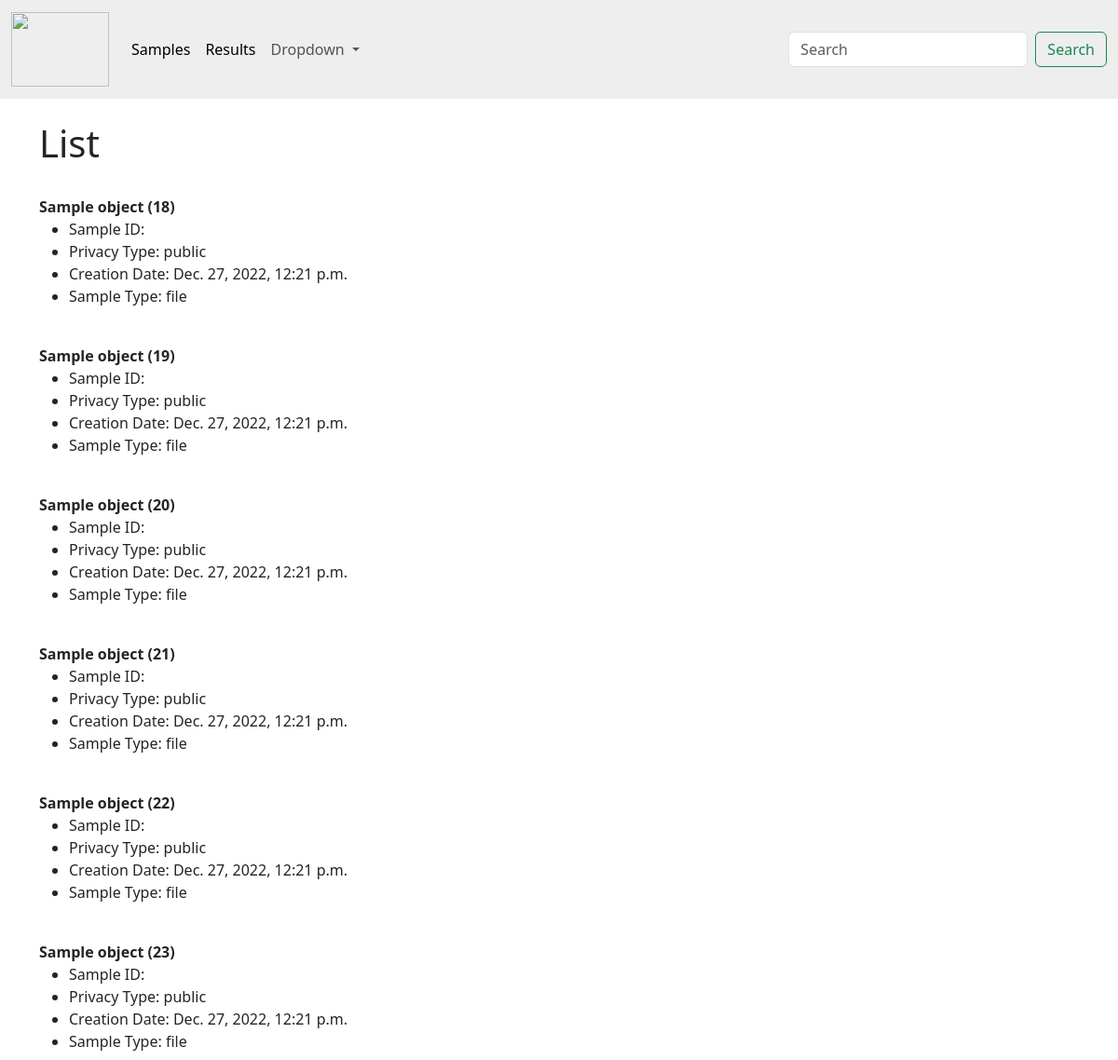
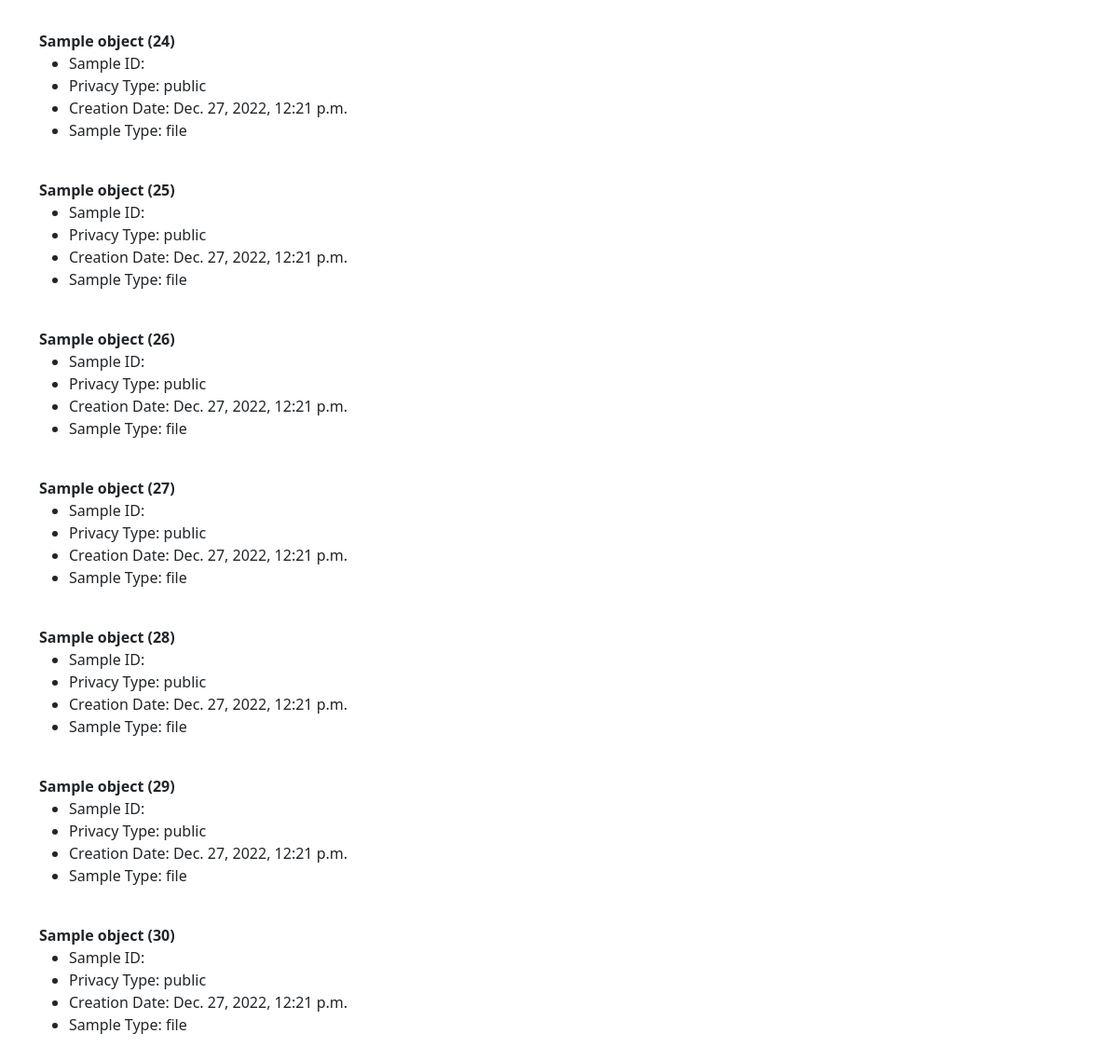
Page /list on the committed database (2 pictures, top to bottom).
### mainapp/models.py (models this page shows, shortened)
class Sample(models.Model):
	ReportID = models.IntegerField("UserID", null=True)
	models.ManyToOneRel(field= Report, field_name='Report_ID', to=ReportID ,on_delete=models.RESTRICT)
	Privacy_Type = models.CharField('Privacy Type', max_length=8)
	Create_Date = models.DateTimeField('Creation Date')
	Sample_Type = models.CharField("Sample Type", max_length=5)
	UserID = models.IntegerField("UserID", null=True)
	models.ManyToOneRel(field= FahisUser, field_name='User_ID', to=UserID ,on_delete=models.RESTRICT)
	Sample_Address = models.TextField("Sample Address", null=True)

### mainapp/views.py (the view)
# urls.py: path('list', views.dbList, name="db-list"),
def dbList(rquest):
	sample_list = Sample.objects.all()
	return render(rquest, 'mainapp/dbList.html', {'sample_list': sample_list})

### mainapp/templates/mainapp/dbList.html
{% extends 'mainapp/base.html' %}
{% block content %}
	<h1>List</h1><br/>
	{% for sample in sample_list %}
		<strong>{{ sample }}</strong>
		<ul>
		<li>Sample ID: {{ sample.Sample_ID }}</li>
		<li>Privacy Type: {{ sample.Privacy_Type }}</li>
		<li>Creation Date: {{ sample.Create_Date }}</li>
		<li>Sample Type: {{ sample.Sample_Type }}</li>
		</ul>
		<br/>
	{% endfor %}
{% endblock %}

### rows in the picture
Sample: id "Sample object (18)", Privacy_Type "public", Create_Date "Dec. 27, 2022, 12:21 p.m.", Sample_Type "file"
Sample: id "Sample object (19)", Privacy_Type "public", Create_Date "Dec. 27, 2022, 12:21 p.m.", Sample_Type "file"
Sample: id "Sample object (20)", Privacy_Type "public", Create_Date "Dec. 27, 2022, 12:21 p.m.", Sample_Type "file"
Sample: id "Sample object (21)", Privacy_Type "public", Create_Date "Dec. 27, 2022, 12:21 p.m.", Sample_Type "file"
Sample: id "Sample object (22)", Privacy_Type "public", Create_Date "Dec. 27, 2022, 12:21 p.m.", Sample_Type "file"
Sample: id "Sample object (23)", Privacy_Type "public", Create_Date "Dec. 27, 2022, 12:21 p.m.", Sample_Type "file"
Sample: id "Sample object (24)", Privacy_Type "public", Create_Date "Dec. 27, 2022, 12:21 p.m.", Sample_Type "file"
Sample: id "Sample object (25)", Privacy_Type "public", Create_Date "Dec. 27, 2022, 12:21 p.m.", Sample_Type "file"
Sample: id "Sample object (26)", Privacy_Type "public", Create_Date "Dec. 27, 2022, 12:21 p.m.", Sample_Type "file"
Sample: id "Sample object (27)", Privacy_Type "public", Create_Date "Dec. 27, 2022, 12:21 p.m.", Sample_Type "file"
Sample: id "Sample object (28)", Privacy_Type "public", Create_Date "Dec. 27, 2022, 12:21 p.m.", Sample_Type "file"
Sample: id "Sample object (29)", Privacy_Type "public", Create_Date "Dec. 27, 2022, 12:21 p.m.", Sample_Type "file"
Sample: id "Sample object (30)", Privacy_Type "public", Create_Date "Dec. 27, 2022, 12:21 p.m.", Sample_Type "file"
